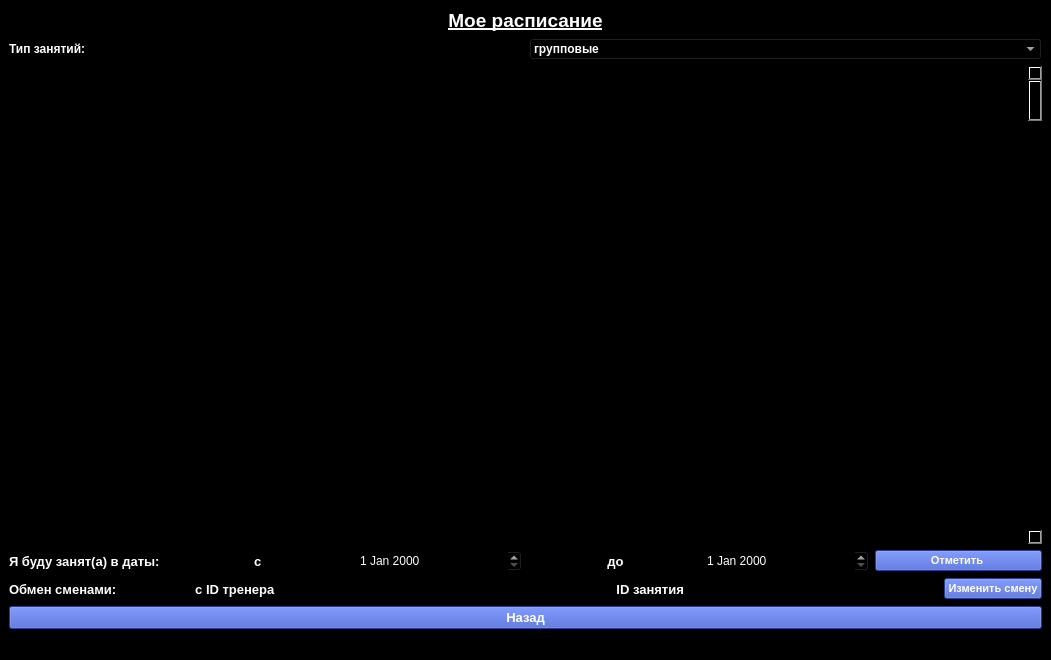
<?xml version="1.0" encoding="UTF-8"?>
<ui version="4.0">
 <class>MainWindow</class>
 <widget class="QMainWindow" name="MainWindow">
  <property name="geometry">
   <rect>
    <x>0</x>
    <y>0</y>
    <width>1051</width>
    <height>660</height>
   </rect>
  </property>
  <property name="sizePolicy">
   <sizepolicy hsizetype="Minimum" vsizetype="Minimum">
    <horstretch>0</horstretch>
    <verstretch>0</verstretch>
   </sizepolicy>
  </property>
  <property name="windowTitle">
   <string>MainWindow</string>
  </property>
  <property name="styleSheet">
   <string notr="true">background-color: rgb(0, 0, 0);</string>
  </property>
  <widget class="QWidget" name="centralwidget">
   <layout class="QVBoxLayout" name="verticalLayout_2">
    <item>
     <widget class="QLabel" name="label_schedule">
      <property name="sizePolicy">
       <sizepolicy hsizetype="Minimum" vsizetype="Fixed">
        <horstretch>0</horstretch>
        <verstretch>0</verstretch>
       </sizepolicy>
      </property>
      <property name="font">
       <font>
        <pointsize>14</pointsize>
        <weight>75</weight>
        <bold>true</bold>
        <underline>true</underline>
       </font>
      </property>
      <property name="autoFillBackground">
       <bool>false</bool>
      </property>
      <property name="styleSheet">
       <string notr="true">color: rgb(255, 255, 255);</string>
      </property>
      <property name="text">
       <string>&lt;html&gt;&lt;head/&gt;&lt;body&gt;&lt;p align=&quot;center&quot;&gt;Мое расписание&lt;/p&gt;&lt;/body&gt;&lt;/html&gt;</string>
      </property>
      <property name="alignment">
       <set>Qt::AlignCenter</set>
      </property>
     </widget>
    </item>
    <item>
     <layout class="QHBoxLayout" name="horizontalLayout">
      <item>
       <widget class="QLabel" name="label_type">
        <property name="font">
         <font>
          <pointsize>9</pointsize>
          <weight>75</weight>
          <bold>true</bold>
         </font>
        </property>
        <property name="styleSheet">
         <string notr="true">color: rgb(255, 255, 255);</string>
        </property>
        <property name="text">
         <string>Тип занятий:</string>
        </property>
       </widget>
      </item>
      <item>
       <widget class="QComboBox" name="comboBox_type">
        <property name="font">
         <font>
          <weight>75</weight>
          <bold>true</bold>
         </font>
        </property>
        <property name="styleSheet">
         <string notr="true">color: rgb(255, 255, 255);</string>
        </property>
        <item>
         <property name="text">
          <string>групповые</string>
         </property>
        </item>
        <item>
         <property name="text">
          <string>индивидуальные</string>
         </property>
        </item>
       </widget>
      </item>
     </layout>
    </item>
    <item>
     <layout class="QVBoxLayout" name="verticalLayout">
      <item alignment="Qt::AlignRight">
       <widget class="QScrollBar" name="verticalScrollBar">
        <property name="orientation">
         <enum>Qt::Vertical</enum>
        </property>
       </widget>
      </item>
     </layout>
    </item>
    <item>
     <layout class="QHBoxLayout" name="horizontalLayout_3">
      <item>
       <widget class="QLabel" name="label_choose_date">
        <property name="font">
         <font>
          <pointsize>10</pointsize>
          <weight>75</weight>
          <bold>true</bold>
         </font>
        </property>
        <property name="styleSheet">
         <string notr="true">color: rgb(255, 255, 255);</string>
        </property>
        <property name="text">
         <string>Я буду занят(а) в даты:</string>
        </property>
       </widget>
      </item>
      <item>
       <widget class="QLabel" name="label_from">
        <property name="font">
         <font>
          <pointsize>10</pointsize>
          <weight>75</weight>
          <bold>true</bold>
         </font>
        </property>
        <property name="styleSheet">
         <string notr="true">color: rgb(255, 255, 255);</string>
        </property>
        <property name="text">
         <string>                    с</string>
        </property>
       </widget>
      </item>
      <item>
       <widget class="QDateEdit" name="dateEdit_from">
        <property name="styleSheet">
         <string notr="true">color: rgb(255, 255, 255);</string>
        </property>
       </widget>
      </item>
      <item>
       <widget class="QLabel" name="label_to">
        <property name="font">
         <font>
          <pointsize>10</pointsize>
          <weight>75</weight>
          <bold>true</bold>
         </font>
        </property>
        <property name="styleSheet">
         <string notr="true">color: rgb(255, 255, 255);</string>
        </property>
        <property name="text">
         <string>                      до</string>
        </property>
       </widget>
      </item>
      <item>
       <widget class="QDateEdit" name="dateEdit_to">
        <property name="styleSheet">
         <string notr="true">color: rgb(255, 255, 255);</string>
        </property>
       </widget>
      </item>
      <item>
       <widget class="QPushButton" name="pushButton_check">
        <property name="font">
         <font>
          <pointsize>8</pointsize>
          <weight>75</weight>
          <bold>true</bold>
         </font>
        </property>
        <property name="styleSheet">
         <string notr="true">color: rgb(255, 255, 255);
background-color: rgb(56, 84, 199);</string>
        </property>
        <property name="text">
         <string>Отметить </string>
        </property>
       </widget>
      </item>
     </layout>
    </item>
    <item>
     <layout class="QHBoxLayout" name="horizontalLayout_4">
      <item>
       <widget class="QLabel" name="label_change">
        <property name="font">
         <font>
          <pointsize>10</pointsize>
          <weight>75</weight>
          <bold>true</bold>
         </font>
        </property>
        <property name="styleSheet">
         <string notr="true">color: rgb(255, 255, 255);</string>
        </property>
        <property name="text">
         <string>Обмен сменами:</string>
        </property>
       </widget>
      </item>
      <item>
       <widget class="QLabel" name="label_trainer">
        <property name="font">
         <font>
          <pointsize>10</pointsize>
          <weight>75</weight>
          <bold>true</bold>
         </font>
        </property>
        <property name="styleSheet">
         <string notr="true">color: rgb(255, 255, 255);</string>
        </property>
        <property name="text">
         <string>                    с ID тренера</string>
        </property>
       </widget>
      </item>
      <item>
       <widget class="QLineEdit" name="lineEdit_trainer">
        <property name="styleSheet">
         <string notr="true">color: rgb(255, 255, 255);</string>
        </property>
       </widget>
      </item>
      <item>
       <widget class="QLabel" name="label_class">
        <property name="font">
         <font>
          <pointsize>10</pointsize>
          <weight>75</weight>
          <bold>true</bold>
         </font>
        </property>
        <property name="styleSheet">
         <string notr="true">color: rgb(255, 255, 255);</string>
        </property>
        <property name="text">
         <string>                      ID занятия</string>
        </property>
       </widget>
      </item>
      <item>
       <widget class="QLineEdit" name="lineEdit_label">
        <property name="styleSheet">
         <string notr="true">color: rgb(255, 255, 255);</string>
        </property>
       </widget>
      </item>
      <item>
       <widget class="QPushButton" name="pushButton_data">
        <property name="font">
         <font>
          <pointsize>8</pointsize>
          <weight>75</weight>
          <bold>true</bold>
         </font>
        </property>
        <property name="styleSheet">
         <string notr="true">color: rgb(255, 255, 255);
background-color: rgb(56, 84, 199);</string>
        </property>
        <property name="text">
         <string>Изменить смену</string>
        </property>
       </widget>
      </item>
     </layout>
    </item>
    <item>
     <widget class="QPushButton" name="pushButton_back">
      <property name="font">
       <font>
        <pointsize>10</pointsize>
        <weight>75</weight>
        <bold>true</bold>
       </font>
      </property>
      <property name="styleSheet">
       <string notr="true">color: rgb(255, 255, 255);
background-color: rgb(56, 84, 197);</string>
      </property>
      <property name="text">
       <string>Назад</string>
      </property>
     </widget>
    </item>
   </layout>
  </widget>
  <widget class="QMenuBar" name="menubar">
   <property name="geometry">
    <rect>
     <x>0</x>
     <y>0</y>
     <width>1051</width>
     <height>26</height>
    </rect>
   </property>
  </widget>
  <widget class="QStatusBar" name="statusbar"/>
 </widget>
 <resources/>
 <connections/>
</ui>
